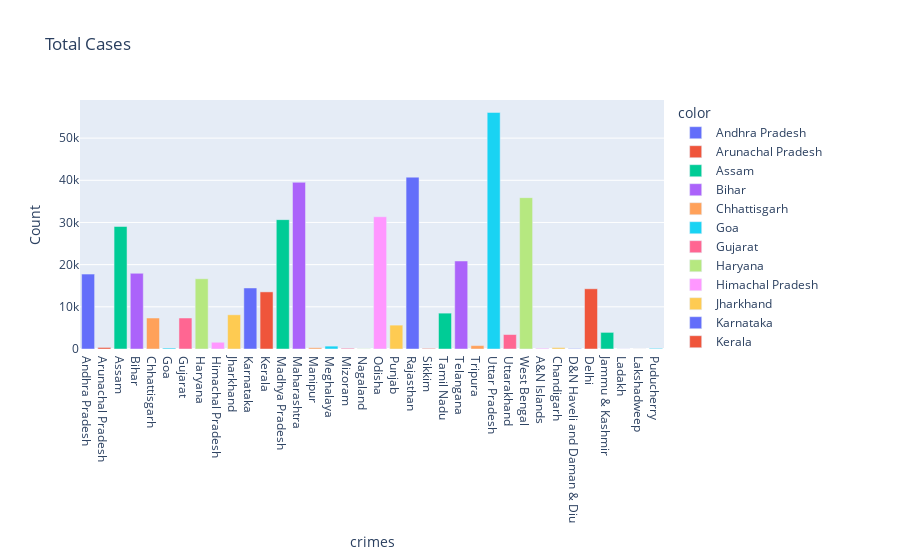

Source (notebook cell):
### Code cell
import plotly.express as px
fig = px.bar( x=crime["states/UT"],y=crime["total I"],color=crime["states/UT"],labels={'x': "crimes", 'y': "Count"}, title="Total Cases", 
             color_continuous_scale='burg')
fig.show()

### Figure 1 — Plotly figure (JSON) as saved in the notebook; plotly's stock layout.template omitted (floating-point values rounded to 4 significant figures)
{"data": [{"alignmentgroup": "True", "hovertemplate": "color=Andhra Pradesh<br>crimes=%{x}<br>Count=%{y}<extra></extra>", "legendgroup": "Andhra Pradesh", "marker": {"color": "#636efa", "pattern": {"shape": ""}}, "name": "Andhra Pradesh", "offsetgroup": "Andhra Pradesh", "orientation": "v", "showlegend": true, "textposition": "auto", "type": "bar", "x": ["Andhra Pradesh"], "xaxis": "x", "y": [17752], "yaxis": "y"}, {"alignmentgroup": "True", "hovertemplate": "color=Arunachal Pradesh<br>crimes=%{x}<br>Count=%{y}<extra></extra>", "legendgroup": "Arunachal Pradesh", "marker": {"color": "#EF553B", "pattern": {"shape": ""}}, "name": "Arunachal Pradesh", "offsetgroup": "Arunachal Pradesh", "orientation": "v", "showlegend": true, "textposition": "auto", "type": "bar", "x": ["Arunachal Pradesh"], "xaxis": "x", "y": [366], "yaxis": "y"}, {"alignmentgroup": "True", "hovertemplate": "color=Assam<br>crimes=%{x}<br>Count=%{y}<extra></extra>", "legendgroup": "Assam", "marker": {"color": "#00cc96", "pattern": {"shape": ""}}, "name": "Assam", "offsetgroup": "Assam", "orientation": "v", "showlegend": true, "textposition": "auto", "type": "bar", "x": ["Assam"], "xaxis": "x", "y": [29046], "yaxis": "y"}, {"alignmentgroup": "True", "hovertemplate": "color=Bihar<br>crimes=%{x}<br>Count=%{y}<extra></extra>", "legendgroup": "Bihar", "marker": {"color": "#ab63fa", "pattern": {"shape": ""}}, "name": "Bihar", "offsetgroup": "Bihar", "orientation": "v", "showlegend": true, "textposition": "auto", "type": "bar", "x": ["Bihar"], "xaxis": "x", "y": [17950], "yaxis": "y"}, {"alignmentgroup": "True", "hovertemplate": "color=Chhattisgarh<br>crimes=%{x}<br>Count=%{y}<extra></extra>", "legendgroup": "Chhattisgarh", "marker": {"color": "#FFA15A", "pattern": {"shape": ""}}, "name": "Chhattisgarh", "offsetgroup": "Chhattisgarh", "orientation": "v", "showlegend": true, "textposition": "auto", "type": "bar", "x": ["Chhattisgarh"], "xaxis": "x", "y": [7344], "yaxis": "y"}, {"alignmentgroup": "True", "hovertemplate": "color=Goa<br>crimes=%{x}<br>Count=%{y}<extra></extra>", "legendgroup": "Goa", "marker": {"color": "#19d3f3", "pattern": {"shape": ""}}, "name": "Goa", "offsetgroup": "Goa", "orientation": "v", "showlegend": true, "textposition": "auto", "type": "bar", "x": ["Goa"], "xaxis": "x", "y": [224], "yaxis": "y"}, {"alignmentgroup": "True", "hovertemplate": "color=Gujarat<br>crimes=%{x}<br>Count=%{y}<extra></extra>", "legendgroup": "Gujarat", "marker": {"color": "#FF6692", "pattern": {"shape": ""}}, "name": "Gujarat", "offsetgroup": "Gujarat", "orientation": "v", "showlegend": true, "textposition": "auto", "type": "bar", "x": ["Gujarat"], "xaxis": "x", "y": [7348], "yaxis": "y"}, {"alignmentgroup": "True", "hovertemplate": "color=Haryana<br>crimes=%{x}<br>Count=%{y}<extra></extra>", "legendgroup": "Haryana", "marker": {"color": "#B6E880", "pattern": {"shape": ""}}, "name": "Haryana", "offsetgroup": "Haryana", "orientation": "v", "showlegend": true, "textposition": "auto", "type": "bar", "x": ["Haryana"], "xaxis": "x", "y": [16658], "yaxis": "y"}, {"alignmentgroup": "True", "hovertemplate": "color=Himachal Pradesh<br>crimes=%{x}<br>Count=%{y}<extra></extra>", "legendgroup": "Himachal Pradesh", "marker": {"color": "#FF97FF", "pattern": {"shape": ""}}, "name": "Himachal Pradesh", "offsetgroup": "Himachal Pradesh", "orientation": "v", "showlegend": true, "textposition": "auto", "type": "bar", "x": ["Himachal Pradesh"], "xaxis": "x", "y": [1599], "yaxis": "y"}, {"alignmentgroup": "True", "hovertemplate": "color=Jharkhand<br>crimes=%{x}<br>Count=%{y}<extra></extra>", "legendgroup": "Jharkhand", "marker": {"color": "#FECB52", "pattern": {"shape": ""}}, "name": "Jharkhand", "offsetgroup": "Jharkhand", "orientation": "v", "showlegend": true, "textposition": "auto", "type": "bar", "x": ["Jharkhand"], "xaxis": "x", "y": [8110], "yaxis": "y"}, {"alignmentgroup": "True", "hovertemplate": "color=Karnataka<br>crimes=%{x}<br>Count=%{y}<extra></extra>", "legendgroup": "Karnataka", "marker": {"color": "#636efa", "pattern": {"shape": ""}}, "name": "Karnataka", "offsetgroup": "Karnataka", "orientation": "v", "showlegend": true, "textposition": "auto", "type": "bar", "x": ["Karnataka"], "xaxis": "x", "y": [14468], "yaxis": "y"}, {"alignmentgroup": "True", "hovertemplate": "color=Kerala<br>crimes=%{x}<br>Count=%{y}<extra></extra>", "legendgroup": "Kerala", "marker": {"color": "#EF553B", "pattern": {"shape": ""}}, "name": "Kerala", "offsetgroup": "Kerala", "orientation": "v", "showlegend": true, "textposition": "auto", "type": "bar", "x": ["Kerala"], "xaxis": "x", "y": [13539], "yaxis": "y"}, {"alignmentgroup": "True", "hovertemplate": "color=Madhya Pradesh<br>crimes=%{x}<br>Count=%{y}<extra></extra>", "legendgroup": "Madhya Pradesh", "marker": {"color": "#00cc96", "pattern": {"shape": ""}}, "name": "Madhya Pradesh", "offsetgroup": "Madhya Pradesh", "orientation": "v", "showlegend": true, "textposition": "auto", "type": "bar", "x": ["Madhya Pradesh"], "xaxis": "x", "y": [30673], "yaxis": "y"}, {"alignmentgroup": "True", "hovertemplate": "color=Maharashtra<br>crimes=%{x}<br>Count=%{y}<extra></extra>", "legendgroup": "Maharashtra", "marker": {"color": "#ab63fa", "pattern": {"shape": ""}}, "name": "Maharashtra", "offsetgroup": "Maharashtra", "orientation": "v", "showlegend": true, "textposition": "auto", "type": "bar", "x": ["Maharashtra"], "xaxis": "x", "y": [39526], "yaxis": "y"}, {"alignmentgroup": "True", "hovertemplate": "color=Manipur<br>crimes=%{x}<br>Count=%{y}<extra></extra>", "legendgroup": "Manipur", "marker": {"color": "#FFA15A", "pattern": {"shape": ""}}, "name": "Manipur", "offsetgroup": "Manipur", "orientation": "v", "showlegend": true, "textposition": "auto", "type": "bar", "x": ["Manipur"], "xaxis": "x", "y": [302], "yaxis": "y"}, {"alignmentgroup": "True", "hovertemplate": "color=Meghalaya<br>crimes=%{x}<br>Count=%{y}<extra></extra>", "legendgroup": "Meghalaya", "marker": {"color": "#19d3f3", "pattern": {"shape": ""}}, "name": "Meghalaya", "offsetgroup": "Meghalaya", "orientation": "v", "showlegend": true, "textposition": "auto", "type": "bar", "x": ["Meghalaya"], "xaxis": "x", "y": [685], "yaxis": "y"}, {"alignmentgroup": "True", "hovertemplate": "color=Mizoram<br>crimes=%{x}<br>Count=%{y}<extra></extra>", "legendgroup": "Mizoram", "marker": {"color": "#FF6692", "pattern": {"shape": ""}}, "name": "Mizoram", "offsetgroup": "Mizoram", "orientation": "v", "showlegend": true, "textposition": "auto", "type": "bar", "x": ["Mizoram"], "xaxis": "x", "y": [176], "yaxis": "y"}, {"alignmentgroup": "True", "hovertemplate": "color=Nagaland<br>crimes=%{x}<br>Count=%{y}<extra></extra>", "legendgroup": "Nagaland", "marker": {"color": "#B6E880", "pattern": {"shape": ""}}, "name": "Nagaland", "offsetgroup": "Nagaland", "orientation": "v", "showlegend": true, "textposition": "auto", "type": "bar", "x": ["Nagaland"], "xaxis": "x", "y": [54], "yaxis": "y"}, {"alignmentgroup": "True", "hovertemplate": "color=Odisha<br>crimes=%{x}<br>Count=%{y}<extra></extra>", "legendgroup": "Odisha", "marker": {"color": "#FF97FF", "pattern": {"shape": ""}}, "name": "Odisha", "offsetgroup": "Odisha", "orientation": "v", "showlegend": true, "textposition": "auto", "type": "bar", "x": ["Odisha"], "xaxis": "x", "y": [31352], "yaxis": "y"}, {"alignmentgroup": "True", "hovertemplate": "color=Punjab<br>crimes=%{x}<br>Count=%{y}<extra></extra>", "legendgroup": "Punjab", "marker": {"color": "#FECB52", "pattern": {"shape": ""}}, "name": "Punjab", "offsetgroup": "Punjab", "orientation": "v", "showlegend": true, "textposition": "auto", "type": "bar", "x": ["Punjab"], "xaxis": "x", "y": [5662], "yaxis": "y"}, {"alignmentgroup": "True", "hovertemplate": "color=Rajasthan<br>crimes=%{x}<br>Count=%{y}<extra></extra>", "legendgroup": "Rajasthan", "marker": {"color": "#636efa", "pattern": {"shape": ""}}, "name": "Rajasthan", "offsetgroup": "Rajasthan", "orientation": "v", "showlegend": true, "textposition": "auto", "type": "bar", "x": ["Rajasthan"], "xaxis": "x", "y": [40738], "yaxis": "y"}, {"alignmentgroup": "True", "hovertemplate": "color=Sikkim<br>crimes=%{x}<br>Count=%{y}<extra></extra>", "legendgroup": "Sikkim", "marker": {"color": "#EF553B", "pattern": {"shape": ""}}, "name": "Sikkim", "offsetgroup": "Sikkim", "orientation": "v", "showlegend": true, "textposition": "auto", "type": "bar", "x": ["Sikkim"], "xaxis": "x", "y": [130], "yaxis": "y"}, {"alignmentgroup": "True", "hovertemplate": "color=Tamil Nadu<br>crimes=%{x}<br>Count=%{y}<extra></extra>", "legendgroup": "Tamil Nadu", "marker": {"color": "#00cc96", "pattern": {"shape": ""}}, "name": "Tamil Nadu", "offsetgroup": "Tamil Nadu", "orientation": "v", "showlegend": true, "textposition": "auto", "type": "bar", "x": ["Tamil Nadu"], "xaxis": "x", "y": [8501], "yaxis": "y"}, {"alignmentgroup": "True", "hovertemplate": "color=Telangana<br>crimes=%{x}<br>Count=%{y}<extra></extra>", "legendgroup": "Telangana", "marker": {"color": "#ab63fa", "pattern": {"shape": ""}}, "name": "Telangana", "offsetgroup": "Telangana", "orientation": "v", "showlegend": true, "textposition": "auto", "type": "bar", "x": ["Telangana"], "xaxis": "x", "y": [20865], "yaxis": "y"}, {"alignmentgroup": "True", "hovertemplate": "color=Tripura<br>crimes=%{x}<br>Count=%{y}<extra></extra>", "legendgroup": "Tripura", "marker": {"color": "#FFA15A", "pattern": {"shape": ""}}, "name": "Tripura", "offsetgroup": "Tripura", "orientation": "v", "showlegend": true, "textposition": "auto", "type": "bar", "x": ["Tripura"], "xaxis": "x", "y": [807], "yaxis": "y"}, {"alignmentgroup": "True", "hovertemplate": "color=Uttar Pradesh<br>crimes=%{x}<br>Count=%{y}<extra></extra>", "legendgroup": "Uttar Pradesh", "marker": {"color": "#19d3f3", "pattern": {"shape": ""}}, "name": "Uttar Pradesh", "offsetgroup": "Uttar Pradesh", "orientation": "v", "showlegend": true, "textposition": "auto", "type": "bar", "x": ["Uttar Pradesh"], "xaxis": "x", "y": [56083], "yaxis": "y"}, {"alignmentgroup": "True", "hovertemplate": "color=Uttarakhand<br>crimes=%{x}<br>Count=%{y}<extra></extra>", "legendgroup": "Uttarakhand", "marker": {"color": "#FF6692", "pattern": {"shape": ""}}, "name": "Uttarakhand", "offsetgroup": "Uttarakhand", "orientation": "v", "showlegend": true, "textposition": "auto", "type": "bar", "x": ["Uttarakhand"], "xaxis": "x", "y": [3431], "yaxis": "y"}, {"alignmentgroup": "True", "hovertemplate": "color=West Bengal<br>crimes=%{x}<br>Count=%{y}<extra></extra>", "legendgroup": "West Bengal", "marker": {"color": "#B6E880", "pattern": {"shape": ""}}, "name": "West Bengal", "offsetgroup": "West Bengal", "orientation": "v", "showlegend": true, "textposition": "auto", "type": "bar", "x": ["West Bengal"], "xaxis": "x", "y": [35884], "yaxis": "y"}, {"alignmentgroup": "True", "hovertemplate": "color=A&N Islands<br>crimes=%{x}<br>Count=%{y}<extra></extra>", "legendgroup": "A&N Islands", "marker": {"color": "#FF97FF", "pattern": {"shape": ""}}, "name": "A&N Islands", "offsetgroup": "A&N Islands", "orientation": "v", "showlegend": true, "textposition": "auto", "type": "bar", "x": ["A&N Islands"], "xaxis": "x", "y": [169], "yaxis": "y"}, {"alignmentgroup": "True", "hovertemplate": "color=Chandigarh<br>crimes=%{x}<br>Count=%{y}<extra></extra>", "legendgroup": "Chandigarh", "marker": {"color": "#FECB52", "pattern": {"shape": ""}}, "name": "Chandigarh", "offsetgroup": "Chandigarh", "orientation": "v", "showlegend": true, "textposition": "auto", "type": "bar", "x": ["Chandigarh"], "xaxis": "x", "y": [343], "yaxis": "y"}, {"alignmentgroup": "True", "hovertemplate": "color=D&N Haveli and Daman & Diu<br>crimes=%{x}<br>Count=%{y}<extra></extra>", "legendgroup": "D&N Haveli and Daman & Diu", "marker": {"color": "#636efa", "pattern": {"shape": ""}}, "name": "D&N Haveli and Daman & Diu", "offsetgroup": "D&N Haveli and Daman & Diu", "orientation": "v", "showlegend": true, "textposition": "auto", "type": "bar", "x": ["D&N Haveli and Daman & Diu"], "xaxis": "x", "y": [99], "yaxis": "y"}, {"alignmentgroup": "True", "hovertemplate": "color=Delhi<br>crimes=%{x}<br>Count=%{y}<extra></extra>", "legendgroup": "Delhi", "marker": {"color": "#EF553B", "pattern": {"shape": ""}}, "name": "Delhi", "offsetgroup": "Delhi", "orientation": "v", "showlegend": true, "textposition": "auto", "type": "bar", "x": ["Delhi"], "xaxis": "x", "y": [14277], "yaxis": "y"}, {"alignmentgroup": "True", "hovertemplate": "color=Jammu & Kashmir<br>crimes=%{x}<br>Count=%{y}<extra></extra>", "legendgroup": "Jammu & Kashmir", "marker": {"color": "#00cc96", "pattern": {"shape": ""}}, "name": "Jammu & Kashmir", "offsetgroup": "Jammu & Kashmir", "orientation": "v", "showlegend": true, "textposition": "auto", "type": "bar", "x": ["Jammu & Kashmir"], "xaxis": "x", "y": [3937], "yaxis": "y"}, {"alignmentgroup": "True", "hovertemplate": "color=Ladakh<br>crimes=%{x}<br>Count=%{y}<extra></extra>", "legendgroup": "Ladakh", "marker": {"color": "#ab63fa", "pattern": {"shape": ""}}, "name": "Ladakh", "offsetgroup": "Ladakh", "orientation": "v", "showlegend": true, "textposition": "auto", "type": "bar", "x": ["Ladakh"], "xaxis": "x", "y": [18], "yaxis": "y"}, {"alignmentgroup": "True", "hovertemplate": "color=Lakshadweep<br>crimes=%{x}<br>Count=%{y}<extra></extra>", "legendgroup": "Lakshadweep", "marker": {"color": "#FFA15A", "pattern": {"shape": ""}}, "name": "Lakshadweep", "offsetgroup": "Lakshadweep", "orientation": "v", "showlegend": true, "textposition": "auto", "type": "bar", "x": ["Lakshadweep"], "xaxis": "x", "y": [9], "yaxis": "y"}, {"alignmentgroup": "True", "hovertemplate": "color=Puducherry<br>crimes=%{x}<br>Count=%{y}<extra></extra>", "legendgroup": "Puducherry", "marker": {"color": "#19d3f3", "pattern": {"shape": ""}}, "name": "Puducherry", "offsetgroup": "Puducherry", "orientation": "v", "showlegend": true, "textposition": "auto", "type": "bar", "x": ["Puducherry"], "xaxis": "x", "y": [153], "yaxis": "y"}], "layout": {"barmode": "relative", "legend": {"title": {"text": "color"}, "tracegroupgap": 0}, "title": {"text": "Total Cases"}, "xaxis": {"anchor": "y", "domain": [0, 1], "title": {"text": "crimes"}}, "yaxis": {"anchor": "x", "domain": [0, 1], "title": {"text": "Count"}}}}
